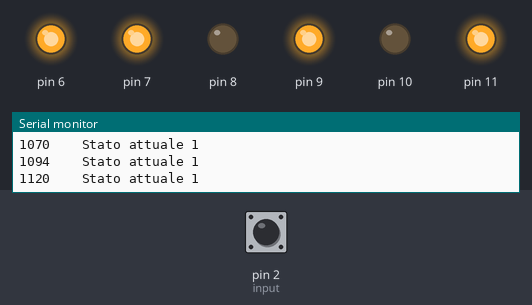
Bench run of a sketch on a simulated Arduino Uno, built with avr-gcc and run on an emulated ATmega328P. Shown: output pins drawn as LEDs (lit = HIGH), the last lines printed to the serial monitor. The inputs (shaded band) are chosen by the test bench; at power-on: pin 2 (input) HIGH.

Above: at 1.2 s.
1.3 s: pin 2 (input) pulled LOW for 0.15 s
At 2.8 s:
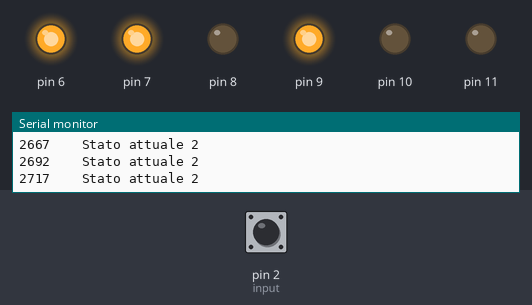
At 4.3 s:
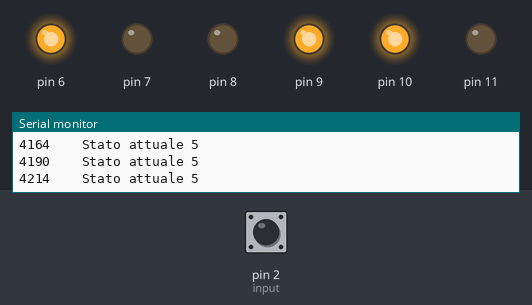
4.4 s: pin 2 (input) pulled LOW for 1 s
At 8.3 s:
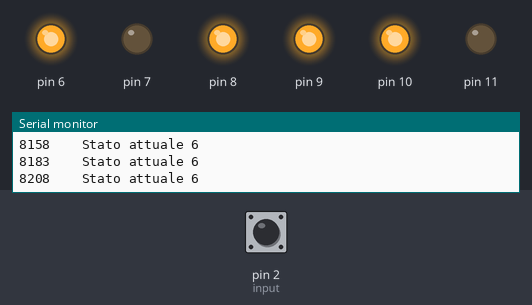
8.4 s: pin 2 (input) pulled LOW for 3.2 s
Timing chart, 0 to 16.6 s (numbered marks = the images above; inputs shaded):
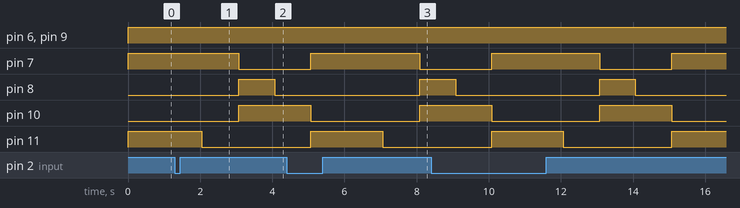

The sketch:

semaforo_4_doppio_single_FSM.ino
```cpp
/*
   Semaforo RGB single FSM


   Doppio semaforo, una via prinicipale (led) e una secondaria (secondary):
   la via secondaria ottiene la precedenza alla pressione di un bottone.

   Implementata con millis() invece che con delay(),
   sono stati aggiuntu due stati per gestire lo stato yellow
   del semafor secondario.

   Lo sketch e' stato implementato con una sola FSM in cui si incrociano
   gli stati dei due semafori.

- Schema per un led RGB: https://lab.piffa.net/schemi/rgb.jpg
- Schema per un bottone: https://www.arduino.cc/en/uploads/Tutorial/inputPullupButton.png
   */

#include <common.h>
const byte input = 2; // PIN del bottone
int pausa = 3000;
long timer ;
boolean wait = 0; // Memoria bottone

enum states_available { // Stati della FMS
    turn_green,    // Dinamico, transizione
    green,         // Statico
    yellow,        // Statico
    turn_red,      // Dinamico, transizione
    turn_sec_yellow,// Yellow per semaforo secondario
    sec_yellow,     // Statico
    red            // Statico
};

states_available state ;


void setup() {
  pinMode(input, INPUT_PULLUP);
  Serial.begin(9600);
  timer = millis();
}

RGBLed led(11, 10, 9);      // Semaforo principale
RGBLed secondary(8,7,6);    // Semaforo secondario


void loop() {
switch (state) {
    case turn_green :
    led.Green();
    secondary.Red() ;
    state = green ; // Setta il prossimo state
    break;

    case green:
        led.Green();
        if (wait && (millis() - timer >= pausa * 2/3)) {
            state = yellow;
            timer = millis();
        }

        if (digitalRead(input) == LOW) {
            wait = 1;
        }
        break;

    case yellow :
    led.Yellow();
    if (millis() - timer >= pausa / 3) {
    state = turn_red ;
    wait = 0;
    timer += pausa / 3;
    }
    break;

    case turn_red :
    led.Red();
    secondary.Green();
    state = red ;
    break;

    case red :
    if (millis() - timer >= pausa /3) {
    state = turn_sec_yellow ;
    timer += pausa /3 ;
    }
    break;

    case turn_sec_yellow :
    secondary.Yellow();
    state = sec_yellow ;
    break;

    case sec_yellow :
    if (millis() - timer >= pausa / 3) {
    state = turn_green ;
    timer += pausa /3;
    }
    break;

    default:    // In caso di default si fa giallo lampeggiante
    led.Yellow();
    secondary.Yellow();
    delay(pausa/3);
    led.Off();
    secondary.Off();
    delay(pausa/3);
    break;

}
Serial.print(millis());
Serial.print(" \t Stato attuale ");
Serial.println(state);

}

/* Domande:
 1. E' agevole inserire degli altri semafori?
 2. Provare a inserire un altro semafori implementando una FSM
    separata.
.
.
.
.
.
.
.
.
.
.
  Soluzioni
1. Be' bisogna ragionare sul loro comportamente in rapporto alla FSM principale,   diciamo che non e' un approccio plug and play.
2. Vedi esercizio successivo.
 */
```

Measured:
- after the input at 1.3 s, pin 7: HIGH → LOW after 1.8 s; pin 8: LOW → HIGH after 1.8 s, → LOW 1.0 s later; pin 10: LOW → HIGH after 1.8 s; pin 11: HIGH → LOW after 0.74 s
- after the input at 4.4 s, pin 8: LOW → HIGH after 3.7 s
